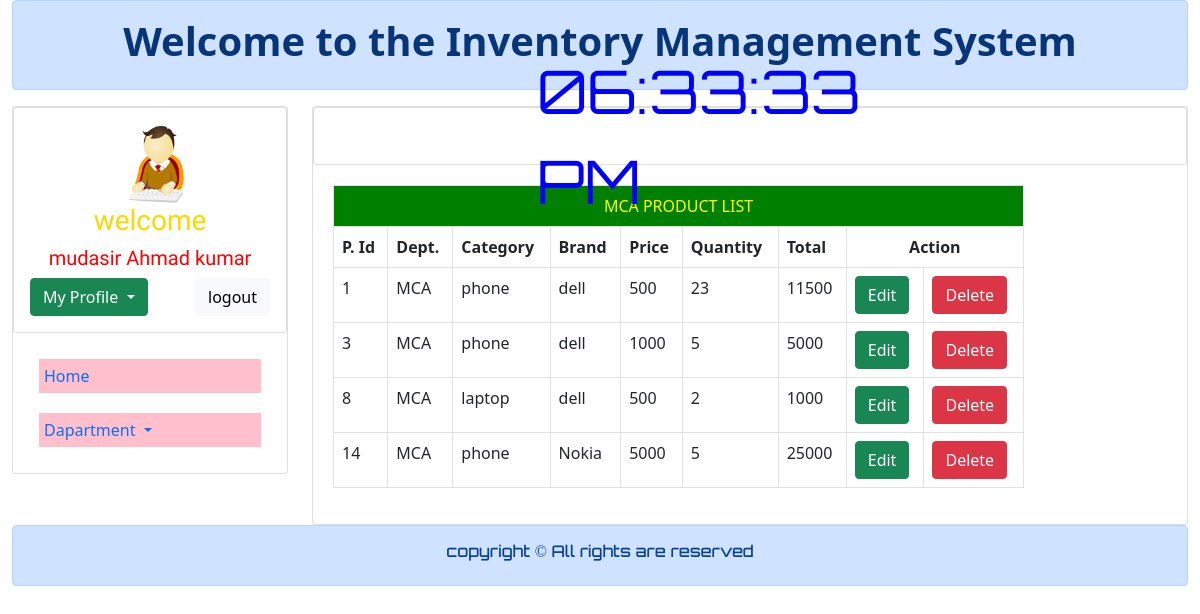
Page /admin/mca.php (signed in) on the committed database.
### tables this page shows
CREATE TABLE `add_product` (
  `id` int(13) NOT NULL,
  `department` varchar(30) NOT NULL,
  `catagory` varchar(25) NOT NULL,
  `brand` varchar(25) NOT NULL,
  `price` int(13) NOT NULL,
  `quantity` int(13) NOT NULL,
  `total` int(13) NOT NULL
);

### admin/mca.php (the view, shortened to what this page needs)
<?php
include 'connection.php';
?>
<!DOCTYPE html>
<html lang="en">
<head>
    <link href="https://cdn.jsdelivr.net/npm/bootstrap@5.0.0/dist/css/bootstrap.min.css" rel="stylesheet">
</head>
<body>
    <div class="container-fluid">
        <div class="row">
            <div class="col-md-12">
                        <div class="alert alert-primary" role="alert">
                            <h1 class="text-center"> <a href="#" class="alert-link" style="text-decoration: none;">Welcome to the Inventory Management System</a></h1>
                        </div>
            </div>
        </div>
        <div class="row">
            <div class="col-md-3">
                <div class="card">
                <div class="row">
                         <div class="col-md-12">
                             <div class="card">
                                <div class="card-body">
                                    <div class="row">
                                    <div class="col-md-4"></div>
                                        <div class="col-md-4">
                                          <img style="height:80px; width: 80px; border-radious:50px; justify-item: center;" src="../img/logo.png" alt="">
                                        </div>
                                        <div class="col-md-4"></div>
                                    </div>
                                    <h3 class="text-center" style="font-family: 'Texturina', serif; color:gold">welcome</h3>
                                    <h2 class="text-center "  style="font-family: 'Texturina', serif; color:red; font-size:20px"><?php echo $_SESSION['name'];?></h2>
                                   <div class="dropdown">
                                        <button class="btn btn-success dropdown-toggle" type="button" id="dropdownMenuButton1" data-bs-toggle="dropdown" aria-expanded="false">
                                            My Profile
                                        </button>
                                        <a class="btn btn-light" style="float:right;" href="logout.php" role="button">logout</a>
                                    </div>
                                </div>
                             </div>
                         </div>
                     </div>
                    <div class="card-body">
                        <nav class="nav flex-column">
                            <a class="nav-link" href="admin_dashboard.php">Home</a>
                            <a class="nav-link dropdown-toggle" href="#" id="navbarDropdown" role="button" data-bs-toggle="dropdown" aria-expanded="false">
                            Dapartment
                            </a>
                         </nav>
                    </div>
                </div>
            </div>
            <div class="col-md-9">
                <div class="card">
                     <div class="row">
                         <div class="col-md-12">
                             <div class="card">
                                <div class="card-body"><br>
                                <div id="MyClockDisplay" class="clock"></div>
                                </div>
                             </div>
                         </div>
                     </div>
                    <div class="card-body" style="margin:10px; padding:10px;">
                    <div class="row">
                            <div class="col-md-10">
                                <table class="table table-bordered table-hover">
                                    <thead>
                                        <tr>
                                        <td colspan="9" style="color:yellow; background-color:green; text-align: center;"><?php echo $_SESSION['department']; ?> PRODUCT LIST</td>
                                        </tr>
                                        <tr>
                                            <th>P. Id</th>
                                            <th>Dept.</th>
                                            <th>Category</th>
                                            <th>Brand</th>
                                            <th>Price</th>
                                            <th>Quantity</th>
                                            <th>Total</th>
                                            <th colspan="2" style="text-align: center;">Action</th>
                                        </tr>
                                    </thead>
                                    <?php
                                        $query = "select * from add_product where department = 'MCA'";
                                        $query_run = mysqli_query($connection,$query);
                                        while($row = mysqli_fetch_assoc($query_run)){
                                            ?>
                                            <tr>
                                                <td><?php echo $row['id'];?></td>
                                                <td><?php echo $row['department'];?></td>
                                                <td><?php echo $row['catagory'];?></td>
                                                <td><?php echo $row['brand'];?></td>
                                                <td><?php echo $row['price'];?></td>
                                                <td><?php echo $row['quantity'];?></td>
                                                <td><?php echo $row['total'];?></td>
                                                <td>
                                                    <button class="btn btn-success" name=""><a style="text-decoration: none; color: white;" href="edit_product.php?cid=<?php echo $row['id'];?>">Edit</a></button>
                                                </td>
                                                <td>
                                                    <button class="btn btn-danger" name=""><a style="text-decoration: none; color: white;" href="delete_product.php?cid=<?php echo $row['id'];?>">Delete</a></button>
                                                </td>
                                            </tr>
                                            <?php
                                        }
                                    ?>
                                </table>
                            </div>
	                    </div>
                    </div>
                </div>
            </div>
        </div>
        <div class="row">
            <div class="col-md-12">
                        <div class="alert alert-primary" role="alert">
                            <h6 class="text-center" style="text-decoration: none; font-family: Orbitron;"> copyright &copy; All rights are reserved</h6>
                        </div>
            </div>
    </div>
</body>
</html>

### admin/mca.php (style rules this page uses)
.nav { color: black; }
.nav a { padding: 5px; margin:10px; background-color: pink; }
.clock { position: absolute; top: 50%; left: 50%; transform: translateX(-50%) translateY(-50%); color: blue; font-family: Orbitron; font-size: 60px; padding: 0px 5px 0px 5px; }

### rows in the picture
add_product: id "1", department "MCA", catagory "phone", brand "dell", price "500", quantity "23", total "11500"
add_product: id "3", department "MCA", catagory "phone", brand "dell", price "1000", quantity "5", total "5000"
add_product: id "8", department "MCA", catagory "laptop", brand "dell", price "500", quantity "2", total "1000"
add_product: id "14", department "MCA", catagory "phone", brand "Nokia", price "5000", quantity "5", total "25000"

### other values in the picture
$_SESSION['name'] "mudasir Ahmad kumar"
$_SESSION['department'] "MCA"
